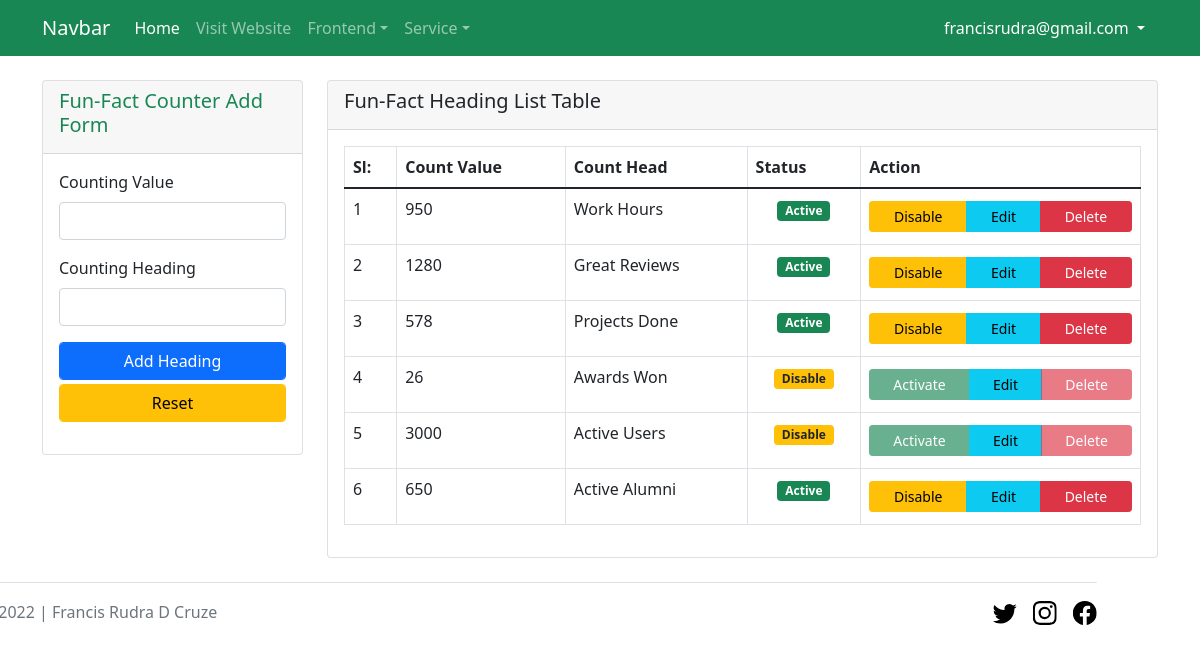
Before: /admin/fun_fact_counter.php (signed in) with the older database file.
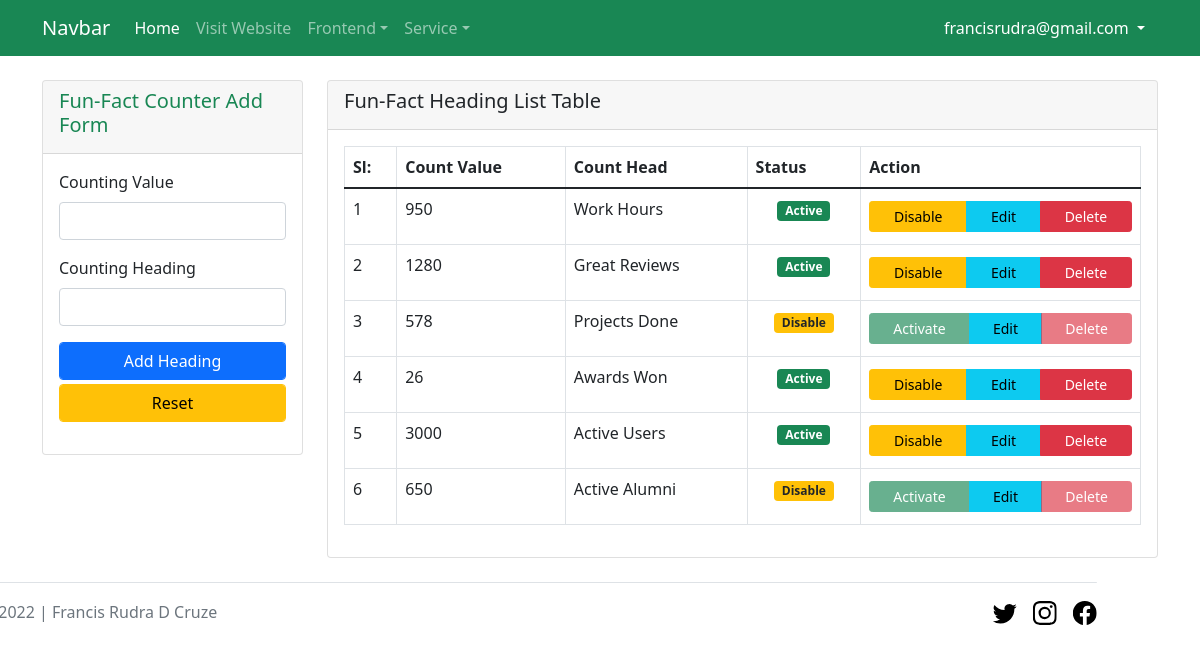
After: the same page with the newer database file.
### tables this page shows
CREATE TABLE `fun_fact_counters` (
  `id` int(11) NOT NULL,
  `count_value` float NOT NULL,
  `count_head` varchar(100) NOT NULL,
  `active_status` int(1) NOT NULL DEFAULT 0
);

### db.php (called while the page is built)
<?php
function db_connect(){
    $db_host = "localhost";
    $db_user = "root";
    $db_pass = "";
    $db_name = "finance_business";
    return mysqli_connect($db_host, $db_user, $db_pass, $db_name);
}
function get_all($table_name){
    $get_query = "SELECT * FROM $table_name";
    return mysqli_query(db_connect(), $get_query);
}
?>

### admin/fun_fact_counter.php (the view, shortened to what the changed rows need)
<?php
    require_once '../header.php';
    require_once '../db.php';
    $get_counter_limit_count = "SELECT COUNT(*) as get_count FROM fun_fact_counters WHERE active_status = 1";
    $get_count_from_db = mysqli_query(db_connect(), $get_counter_limit_count);
    $after_count_assoc = mysqli_fetch_assoc($get_count_from_db);
?>
<section>
    <div class="container">
        <div class="row">
            <div class="col-lg-9">
                <div class="card mt-4">
                    <div class="card-body">
                    <table class="table table-bordered">
                        <thead>
                            <tr>
                                <th>Sl:</th>
                                <th>Count Value</th>
                                <th>Count Head</th>
                                <th>Status</th>
                                <th>Action</th>
                            </tr>
                        </thead>
                        <tbody>
                            <?php foreach (get_all('fun_fact_counters') as $key => $fun_fact_counter) : ?>
                                <tr>
                                    <td><?= $key + 1 ?></td>
                                    <td><?= $fun_fact_counter['count_value'] ?></td>
                                    <td><?= $fun_fact_counter['count_head'] ?></td>
                                    <td class="text-center">
                                        <?php if($fun_fact_counter['active_status'] == 1): ?>
                                            <span class="badge rounded bg-success">Active</span>
                                        <?php else: ?>
                                                <span class="badge rounded text-dark bg-warning">Disable</span>
                                        <?php endif ?>
                                    </td>
                                    <td>
                                        <div class="btn-group btn-group-sm d-flex justify-content-between" role="group" aria-label="Basic mixed styles example">
                                            <?php
                                                if($fun_fact_counter['active_status'] == 1) {
                                            ?>
                                                <a href="fun_fact_counter_status.php?fun_fact_id=<?=$fun_fact_counter['id']?>&status=0" class="btn btn-warning my-1">Disable</a>
                                            <?php
                                                }else {
                                                    if($after_count_assoc['get_count'] < 4){
                                            ?>
                                                <a href="fun_fact_counter_status.php?fun_fact_id=<?=$fun_fact_counter['id']?>&status=1" class="btn btn-success my-1">Activate</a>
                                            <?php
                                                    }else {
                                            ?>
                                                <a href="" class="btn btn-success my-1 disabled">Activate</a>
                                            <?php
                                                    }
                                                }
                                            ?>
                                            <a href="fun_fact_counter_edit.php?fun_fact_id=<?= $fun_fact_counter['id'] ?>" class="btn btn-info my-1">Edit</a>
                                            <a href="<?php
                                                if (!isset($_SESSION['delete_disable'])) {
                                                    echo "fun_fact_counter_status.php?fun_fact_id=" . $fun_fact_counter['id'] . "&status=2";
                                                }
                                            ?>" class="btn btn-danger my-1 <?php
                                                if (!isset($_SESSION['delete_disable'])) {
                                                    echo "disabled";
                                                }
                                            ?>">Delete</a>
                                        </div>
                                    </td>
                                </tr>
                            <?php endforeach ?>
                        </tbody>
                    </table>
                    </div>
                </div>
            </div>
        </div>
    </div>
</section>
<?php
    require_once '../footer.php';
?>

Changed rows visible on the page:
changed fun_fact_counters "Projects Done": active_status "Active" → "Activate"
changed fun_fact_counters "Awards Won": active_status "Activate" → "Active"
changed fun_fact_counters "Active Users": active_status "Activate" → "Active"
changed fun_fact_counters "Active Alumni": active_status "Active" → "Activate"
